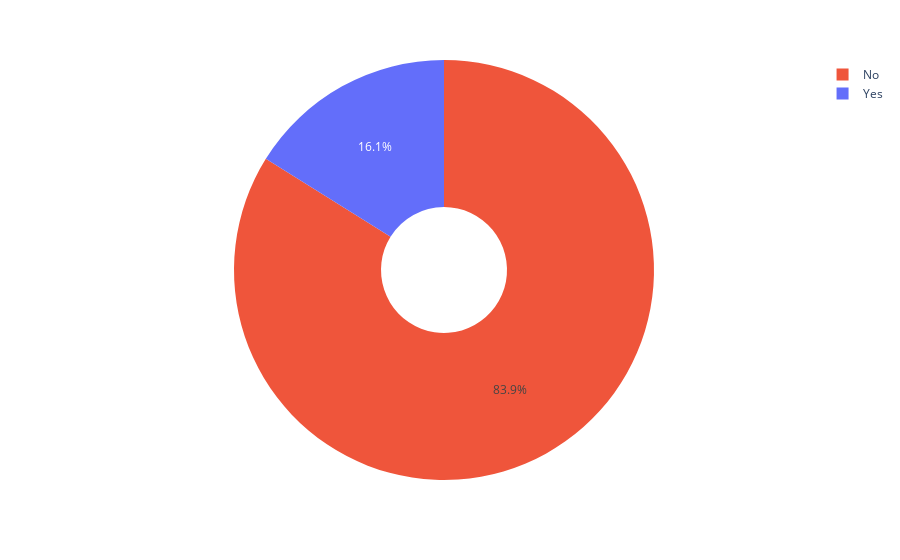

The cell this chart's notebook holds for it:
### Code cell
fig = px.pie(df, "Attrition", color='Attrition', hole=.3)
fig.show()

### Figure 1 — Plotly figure (JSON) as saved in the notebook; plotly's stock layout.template omitted (floating-point values rounded to 4 significant figures; data arrays with more than 128 entries replaced by an {"elided": "..."} marker saying what was removed)
{"data": [{"customdata": {"elided": "1470x1 str values"}, "domain": {"x": [0, 1], "y": [0, 1]}, "hole": 0.3, "hovertemplate": "Attrition=%{customdata[0]}<extra></extra>", "labels": {"elided": "1470 str values"}, "legendgroup": "", "marker": {"colors": {"elided": "1470 str values"}}, "name": "", "showlegend": true, "type": "pie"}], "layout": {"legend": {"tracegroupgap": 0}, "margin": {"t": 60}}}
